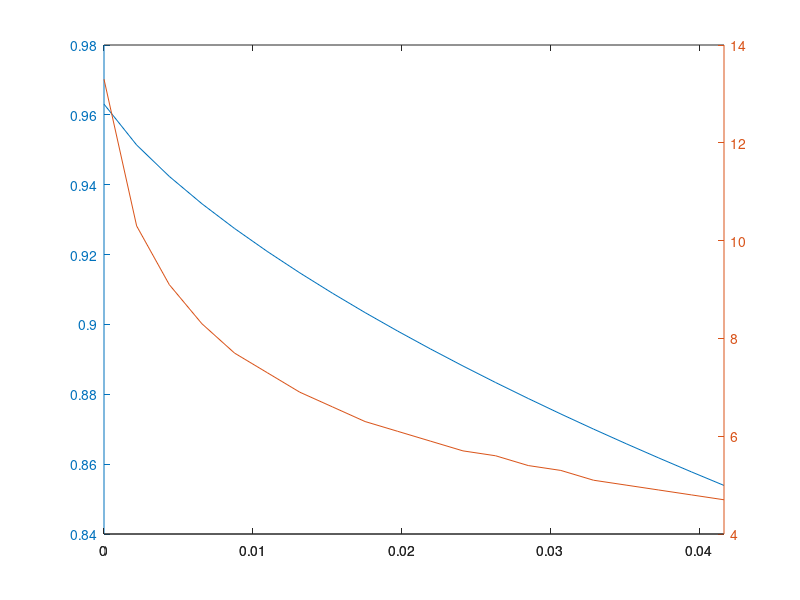

This figure's MATLAB source:
function []=DYNvsEpsilon1  
phi=10^(-9); %cells/(ml*hr)
S0=8.3*10^8;
V0=S0*0.04;
delta=45;
mu=1/24
d=0.0866

r=0.3390%0.001
K=8.9470e+08%10^(10)

pvec=linspace(0,1/24,20); %1/24 approximately 0.042
Dvec=zeros(length(pvec),length(0:0.1:48));
Nvec=zeros(length(pvec),length(0:0.1:48));




    function f = funsys(t,X,p)
f=zeros(4,1); 
S1 =X(1);
D1=X(2);
I1=X(3);
V1=X(4);

f(1)= -phi*S1*V1*(1+delta)+p*(D1+I1)+r*S1*(1-(S1+D1+I1)/K);
f(2)=phi*S1*V1*delta-p*D1-mu*D1;
f(3)=phi*S1*V1-p*I1-mu*I1;
f(4)=-phi*S1*V1-d*V1;
end

for i=1:length(pvec)
        p=pvec(i);

[T,Xv]=ode45(@(t,X)funsys(t,X,p),0:0.1:48,[S0;0;0;V0]); 
S=Xv(:,1);
D=Xv(:,2);
I=Xv(:,3);
V=Xv(:,4);
T;
TL=length(T);

Dvec(i,:)=D
Nvec(i,:)=S+D+I

[maxfrac(i),inx(i)]=max(Dvec(i,:)./Nvec(i,:))
T1(i)=T(inx(i))

end
T(2)

figure (1)
plotyy(pvec,maxfrac,pvec,T1)


end


